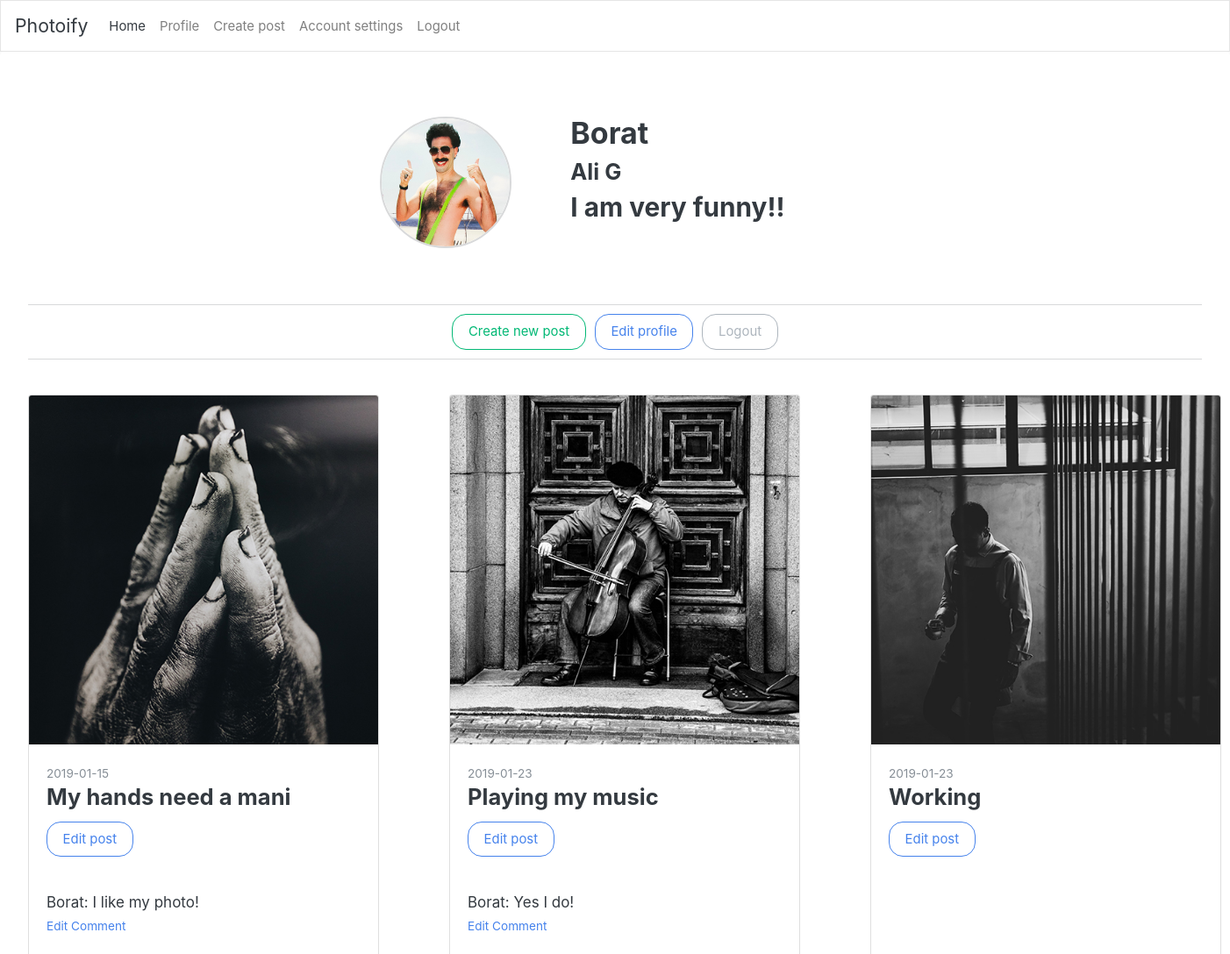
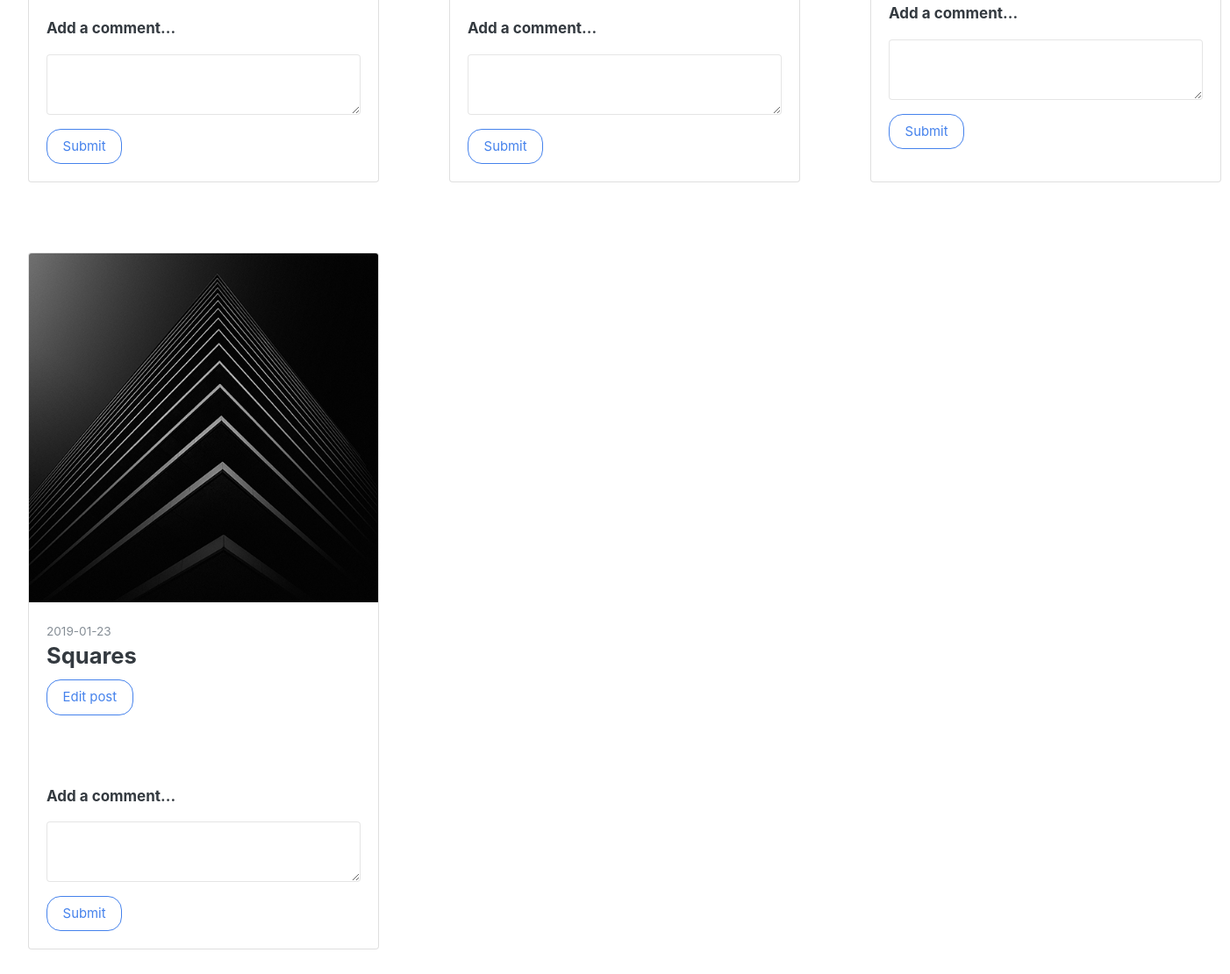
Page /profile.php (signed in) on the committed database (2 pictures, top to bottom).
### tables this page shows
CREATE TABLE "Users" (
	`id`	INTEGER PRIMARY KEY AUTOINCREMENT,
	`email`	TEXT NOT NULL UNIQUE,
	`name`	TEXT,
	`username`	TEXT NOT NULL UNIQUE,
	`password`	TEXT NOT NULL,
	`profile_pic`	TEXT DEFAULT "default.jpg",
	`profile_bio`	TEXT,
	`created_at`	DATETIME NOT NULL DEFAULT (datetime(CURRENT_TIMESTAMP)),
	`first_name`	TEXT,
	`last_name`	TEXT
);

CREATE TABLE "Posts" (
	`id`	INTEGER PRIMARY KEY AUTOINCREMENT,
	`content`	TEXT,
	`created_at`	TEXT NOT NULL,
	`user_id`	INTEGER NOT NULL,
	`description`	TEXT,
	`updated_at`	TEXT,
	`username`	TEXT
);

CREATE TABLE "Comments" (
	`id`	INTEGER PRIMARY KEY AUTOINCREMENT,
	`post_id`	INTEGER,
	`user_id`	INTEGER,
	`content`	TEXT,
	`created_at`	TEXT,
	`updated_at`	TEXT,
	`username`	TEXT
);

### app/functions.php (called while the page is built, shortened)
<?php
function getUserProfile($user_id, $pdo) {
  $statement = $pdo->prepare('SELECT * from Users WHERE id = :id');
  $statement->bindParam(':id', $user_id, PDO::PARAM_INT);
  $statement->execute();
  $updateUser = $statement->fetchAll(PDO::FETCH_ASSOC);
  return $updateUser;
}

### profile.php (the view, shortened to what this page needs)
<?php
require __DIR__.'/views/header.php';
?>
<div class="jumbotron">
  <div class="profile">
    <div class="profile-container">
        <?php
        $user_id = $_SESSION['user']['id'];
        $updateUser = getUserProfile($user_id, $pdo);
          if ($_SESSION['user']['profile_pic'] === "default.jpg") {
        ?>
            <img class="profile-img-circle" src="/views/img/default.jpg" alt="avatar">
          <?php
          } else {
          ?>
            <img class="profile-img-circle" src="/views/img/<?= $updateUser[0]['profile_pic'];?>" alt="">
          <?php
            }
          ?>
          <div class="user-info-box">
                <h2><?= $updateUser[0]['username'];?></h2>
                <h4> <?= $updateUser[0]['name'];?></h4>
                <h3><?= $updateUser[0]['profile_bio'];?></h3>
          </div>
    </div>
    <div class="user-buttons">
          <a href="posts.php">
            <button type="button" class="userButtons btn btn-outline-success">Create new post</button>
          </a>
          <a href="update-user.php">
            <button type="button" class="userButtons btn btn-outline-primary">Edit profile</button>
          </a>
          <a href="/app/users/logout.php">
            <button type="button" class="userButtons btn btn-outline-secondary">Logout</button>
          </a>
    </div>
  </div>
  <div class="profile-content">
    <?php
    $statement = $pdo->prepare('SELECT * from Posts WHERE user_id = :id');
    $statement->bindParam(':id', $_SESSION['user']['id'], PDO::PARAM_INT);
    $statement->execute();
    $user = $statement->fetchAll(PDO::FETCH_ASSOC);
    ?>
      <?php
          foreach ($user as $key => $value) {
            $picFilePath = '/app/uploads/' . $value['content'];
      ?>
    <div class="card" style="width: 25rem;">
      <img class="card-img-top" src="<?php echo $picFilePath ?>">
        <div class="card-body">
          <small class="text-muted"><?= $value['created_at']; ?></small>
          <h4 class="card-title"><?= $value['description']; ?></h4>
          <a class="btn btn-outline-primary" href="edit.php?id=<?php echo $value['id'] ?>">Edit post</a>
        </div>
        <div class="card-body">
              <?php
              $statement = $pdo->prepare('SELECT * from Comments WHERE post_id = :post_id');
              $statement->bindParam(':post_id', $value['id'], PDO::PARAM_INT);
              $statement->execute();
              $user_comments = $statement->fetchAll(PDO::FETCH_ASSOC);
              foreach ($user_comments as $key => $commentValue) {
                print_r($commentValue['username'].": ".$commentValue['content']);
                if($_SESSION['user']['id'] == $commentValue['user_id']){
                  ?>
                    <small class="text-muted"><a href="edit-comment.php?id=<?php echo $commentValue['id'] ?>">Edit Comment</a></small></br>
                  <?php
                    }
                  }
                ?>
        </div>
            <div class="card-body">
              <form action="/app/posts/comments.php" method="post" enctype="multipart/form-data">
                    <div class="form-group">
                        <h6 class="modal-title">Add a comment...</h6>
                      </div>
                    <div class="form-group">
                      <textarea class="form-control "type="text" name="post_content" value=""></textarea>
                    </div>
                <button type="submit" class="btn btn-outline-primary" >Submit</button>
                </form>
            </div>
    </div>
            <?php
              };
            ?>
    </div>
</div>
<?php require __DIR__.'/views/footer.php'; ?>

### views/header.php (shortened to what this page needs)
<!DOCTYPE html>
<html lang="en">
<head>
    <link rel="stylesheet" href="/assets/styles/bootswatch.css">
    <link rel="stylesheet" href="/assets/styles/main.css">
</head>
<body>
    <?php require __DIR__.'/navigation.php'; ?>

### views/navigation.php (shortened to what this page needs)
<nav class="navbar navbar-expand-lg navbar-light bg-light">
  <a class="navbar-brand" href="#">Photoify</a>
  <div class="collapse navbar-collapse" id="navbarColor03">
    <ul class="navbar-nav mr-auto">
      <li class="nav-item active">
        <a class="nav-link <?php echo $_SERVER['SCRIPT_NAME'] === '/index.php' ? 'active' : ''; ?>" href="/index.php"><span class="sr-only">(current)</span>Home</a>
      </li>
        <?php if (isset($_SESSION['user'])): ?>
            <a class="nav-link" href="/profile.php">Profile</a>
            <a class="nav-link" href="/posts.php">Create post</a>
            <a class="nav-link" href="/update-user.php">Account settings</a>
            <a class="nav-link" href="/app/users/logout.php">Logout</a>
        <?php else: ?>
            <a class="nav-link <?php echo $_SERVER['SCRIPT_NAME'] === '/login.php' ? 'active' : ''; ?>" href="login.php">Login</a>
        <?php endif; ?>
    </ul>
  </div>
</nav>

### views/footer.php (shortened to what this page needs)
</body>
</html>

### assets/styles/main.css (style rules this page uses)
body { width: 100%; padding: 0; margin: 0; background-color: #FAFAFA; }
.jumbotron { width: 100%; height: 100%; background-color: white; }
.profile { width: 100%; margin-top: -50px; }
.profile-container { margin-top: 25px; margin-bottom: 10px; width: 100%; height: 250px; display: flex; align-self: center; justify-content: center; border-bottom: 1px solid #D8D9DA; }
.profile-img-circle { display: flex; width: 150px; height: 150px; border-radius: 50%; border: 2px solid #D8D9DA; display: flex; margin-left: 30%; margin-top: 35px; }
.user-info-box { width: 100%; height: 50%; display: flex; align-content: flex-end; flex-direction: column; margin-left: 5%; text-align: left; margin-top: 40px; display: grid; }
.user-buttons { width: 100%; display: flex; align-self: center; justify-content: center; padding-bottom: 10px; margin-bottom: 40px; border-bottom: 1px solid #D8D9DA; }
.userButtons { margin-left: 5px; margin-right: 5px; }
.profile-content { width: 100%; height: 100%; display: grid; grid-template-columns: repeat(3, 1fr); grid-gap: 80px; grid-auto-rows: minmax(100px, auto); }

### rows in the picture
users: profile_pic (picture), username "Borat", name "Ali G", profile_bio "I am very funny!!"
posts: content (picture), created_at "2019-01-15", description "My hands need a mani", value "Borat: I like my photo!"
posts: content (picture), created_at "2019-01-23", description "Playing my music", value "Borat: Yes I do!"
posts: content (picture), created_at "2019-01-23", description "Working"
posts: content (picture), created_at "2019-01-23", description "Squares"
